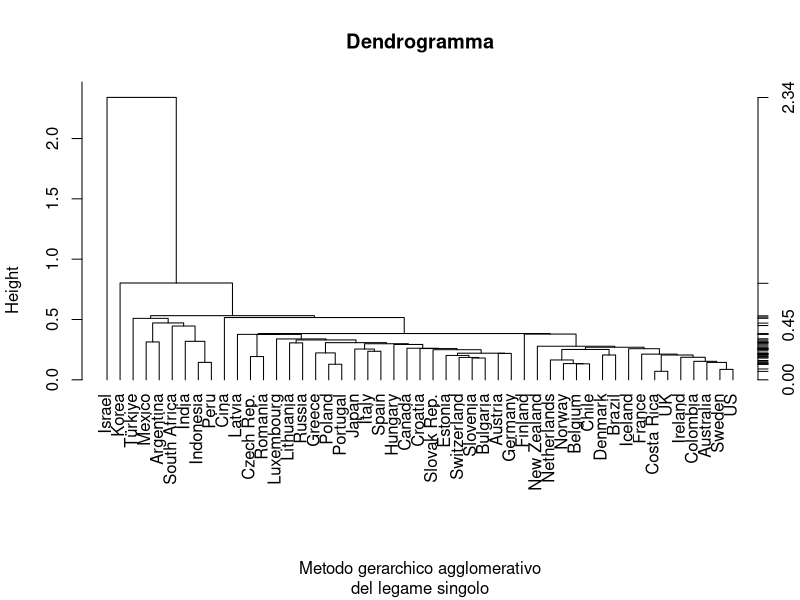
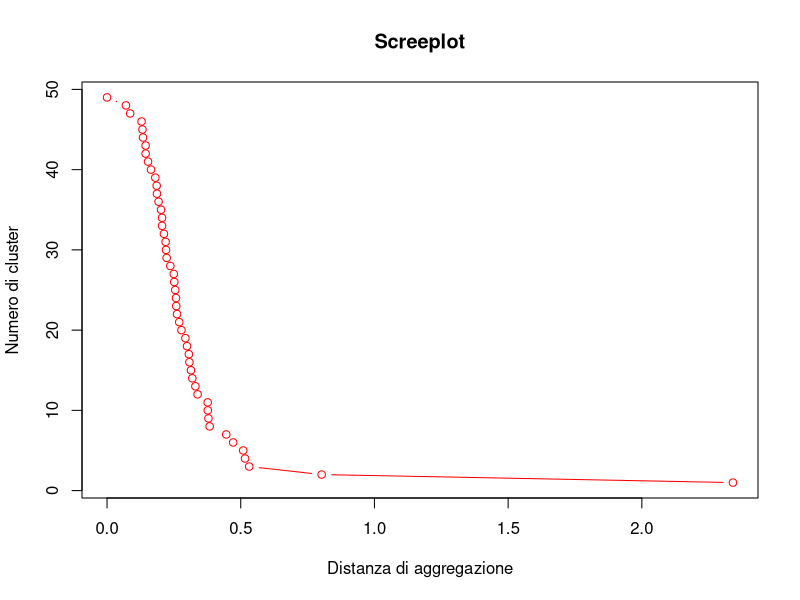
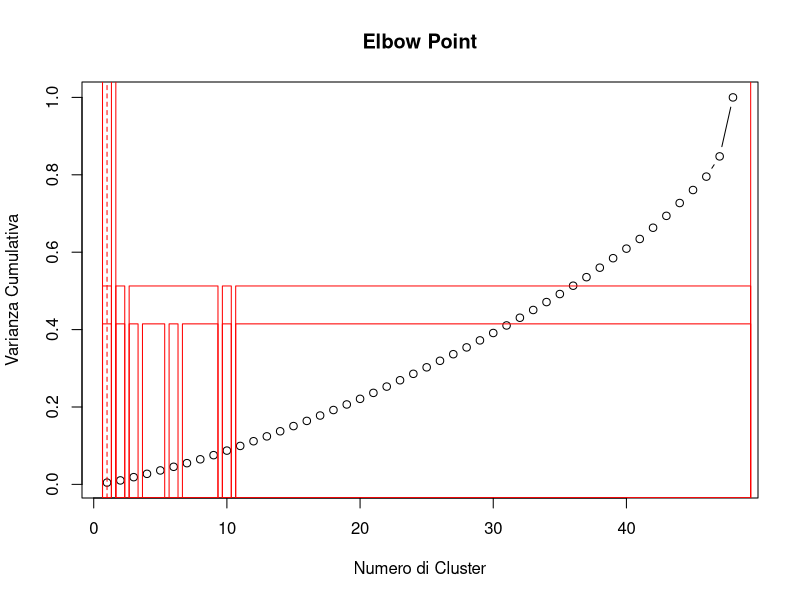
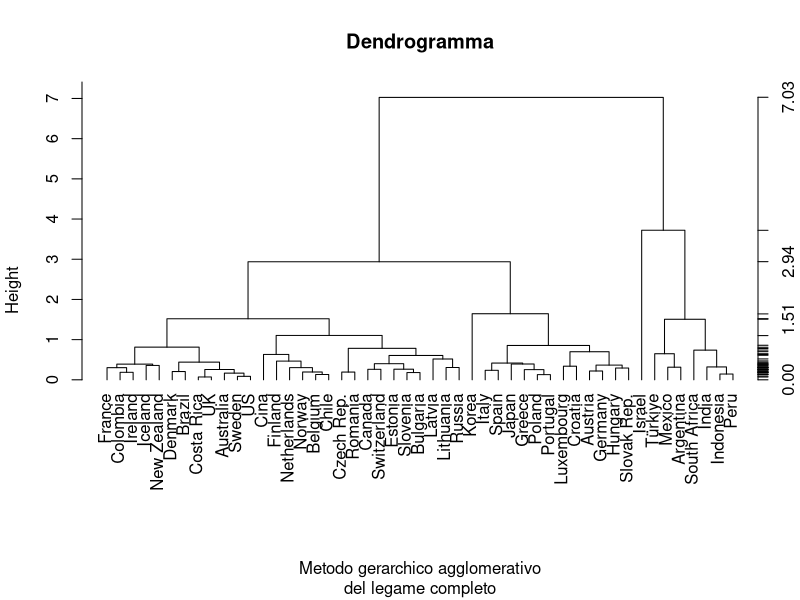
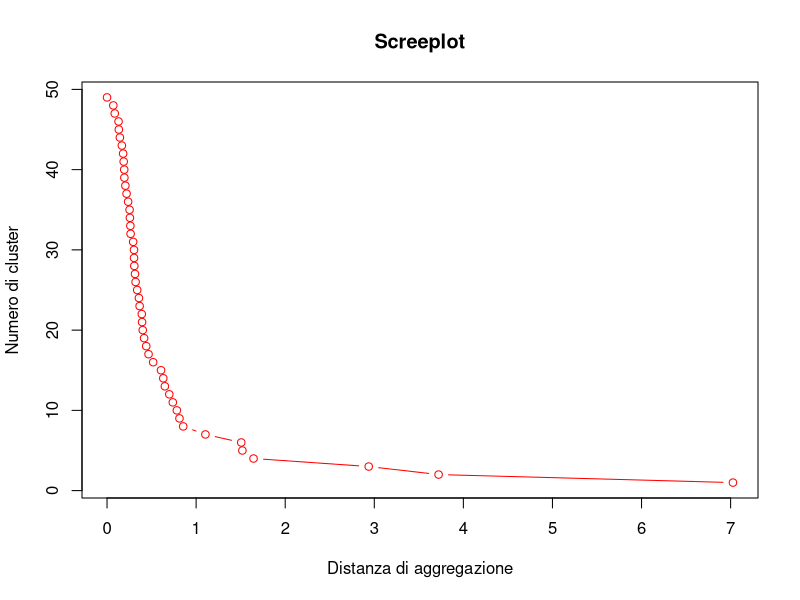
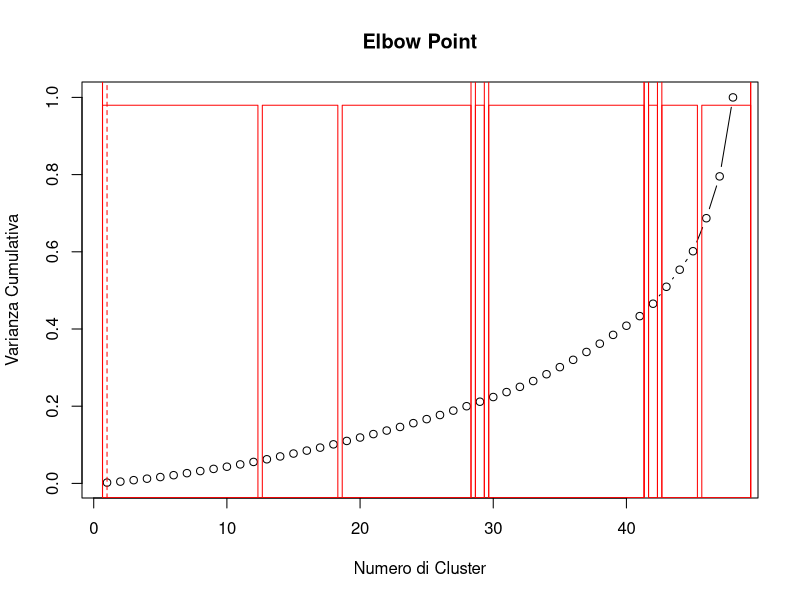
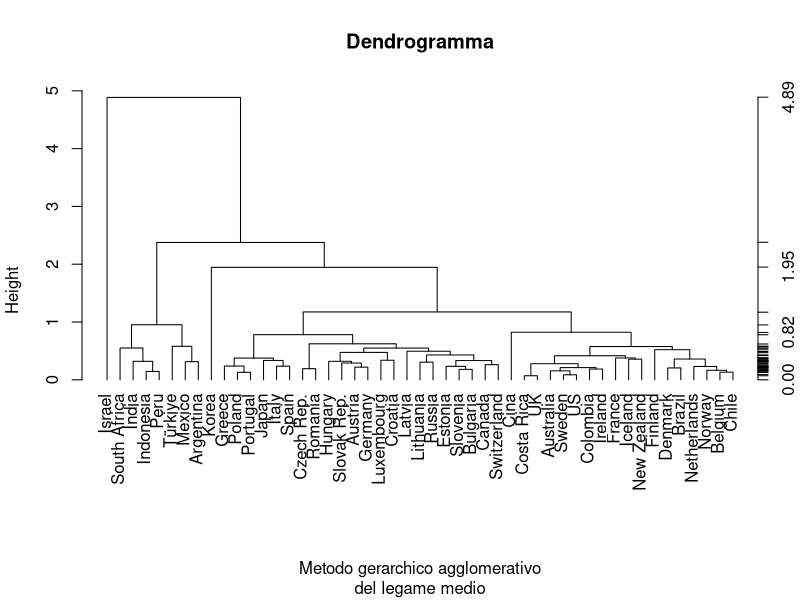
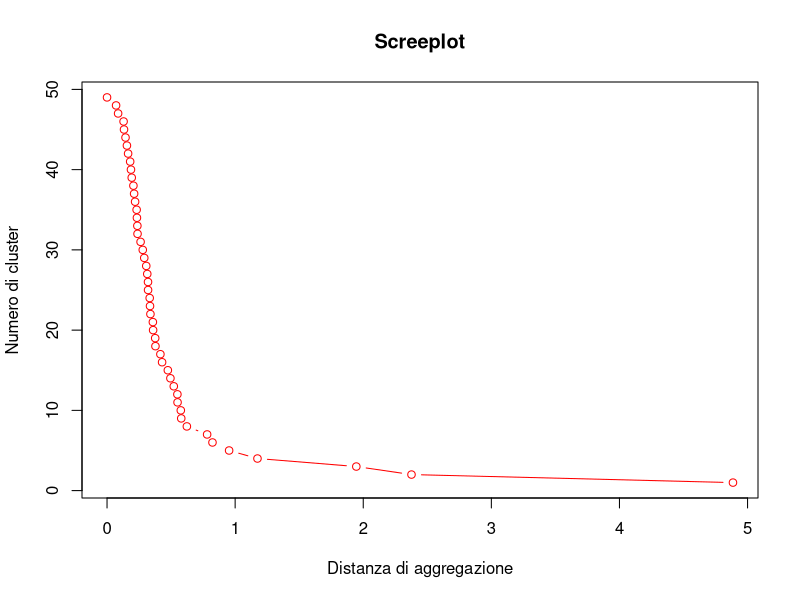

Generate these figures, in order, with R:
#CLUSTERING

#________________________________________________________________________
#                       OPERAZIONI PRELIMINARI
#________________________________________________________________________

library(readxl)
library(writexl)

#Si legge il set di dati
data <- read_excel("dataset_puliti/fertilita_arrotondato.xlsx")

#Si visualizzano i dati
View(data)

#Vengono salvati i nomi dei Paesi in modo da poterli utilizzare nel dendrogramma
nomi_paesi <- c("Australia", "Austria", "Belgium", "Canada", "Chile",
                     "Colombia", "Costa Rica", "Czech Rep.", 
                     "Denmark", "Estonia", "Finland", "France", "Germany",
                     "Greece", "Hungary", "Iceland", "Ireland", "Israel",
                     "Italy", "Japan", "Korea", "Latvia", "Lithuania",
                     "Luxembourg", "Mexico", "Netherlands", "New Zealand",
                     "Norway", "Poland", "Portugal", "Slovak Rep.",
                     "Slovenia", "Spain", "Sweden", "Switzerland", 
                     "Türkiye", "UK", "US", "Argentina", "Brazil",
                     "Bulgaria", "Cina", "Croatia", "India", "Indonesia",
                     "Peru", "Romania", "Russia", "South Africa")


#________________________________________________________________________
#                         MATRICE DELLE DISTANZE
#________________________________________________________________________

#Si costruisce la matrice delle distanze con distanza euclidea
distanceMatrix <- dist(data, method = "euclidean", diag = FALSE, upper = FALSE)
distanceMatrix

#Si converte la matrice in un dataframe per poterla salvare in Excel
distance_df <- as.data.frame(as.matrix(distanceMatrix))

#Si salva la matrice delle distanze in un file Excel
write_xlsx(distance_df, "matrice_distanze_fertilita.xlsx")

#Si calcola quante sono le istanze totali
length(distanceMatrix)


#________________________________________________________________________
#                   MATRICE DI NON OMOGENEITA' TOTALE
#________________________________________________________________________

#Matrice delle varianze e covarianze campionarie tra le caratteristiche
WI <- cov(data[,-1])

#Si memorizza il numero di righe
n <- nrow(data[, -1])
#Si calcola la matrice di non omogeneità statistica e viene stampata
HI <- (n-1)*WI
HI

#Si calcola la misura di non omogeneità statistica (la traccia)
#In questo modo, si verifica quanto i dati sono omogenei
trHI <- sum(diag(HI))
trHI


#________________________________________________________________________
#                             METODI GERARCHICI
#________________________________________________________________________

#________________________________________________________________________
#                       METODO DEL LEGAME SINGOLO
#________________________________________________________________________

#Si effettua il clustering sulla base della matrice delle distanze
#Il metodo scelto è quello del legame singolo
hls <- hclust(distanceMatrix, method = "single")
#Si estraggono le altezze di unione degli individui
hls$height
#Si visualizza la struttura dell'oggetto hls
str(hls)

#Si costruisce il dendrogramma 
plot(hls, hang = -1, xlab = "Metodo gerarchico agglomerativo",
     sub="del legame singolo", labels = nomi_paesi, main = "Dendrogramma")
axis(side = 4, at = round(c(0, hls$height), 2))

#________________________________________________________________________

#VERIFICA DEL NUMERO DI CLUSTER IDEALE
#Si costruisce lo screeplot
plot(c(0, hls$height), seq(49,1), type = "b", main = "Screeplot", 
     xlab = "Distanza di aggregazione", ylab = "Numero di cluster",
     col = "red")

#Si osservano le altezze a cui sono avvenute le varie agglomerazioni
c(0, hls$height)

#Si verifica anche con l'elbow point
#Viene calcolata la varianza cumulativa
cumulative_variance <- cumsum(hls$height) / sum(hls$height)

#Si trova il punto di gomito
elbow_point <- which(diff(cumulative_variance) < 0.05)[1]

#Si osserva lo screeplot
plot(1:length(hls$height), cumulative_variance, type = "b",
     main = "Elbow Point",
     xlab = "Numero di Cluster", ylab = "Varianza Cumulativa")

#Si aggiunge una linea per evidenziare il punto di gomito
abline(v = elbow_point, col = "red", lty = 2)

#Viene stampato il numero consigliato di cluster
cat("Numero consigliato di cluster:", elbow_point, "\n")

#________________________________________________________________________

#Si calcolano le misure di non omogeneità statistica tra i cluster
#Si effettua il taglio del dendrogramma in modo che siano 2 gruppi
taglio <- cutree (hls , k =2, h = NULL)
#Si osserva quanti individui ci sono in ciascun cluster
num <- table (taglio)

#Si crea una lista contenente le etichette dei cluster
tagliolist <- list(taglio)

#Si calcola la varianza campionaria delle colonne dei dati
#in base alle etichette dei cluster
agvar <- aggregate(data[, -1], tagliolist, var)[, -1]

#Si calcola la traccia del primo gruppo
trH1 <-(num [[1]] -1) * sum(agvar [1, ])
if(is.na(trH1))
  trH1 <- 0

#Si calcola la traccia del secondo gruppo
trH2 <-(num [[2]] -1) *sum(agvar [2, ])
if(is.na(trH2))
  trH2 <- 0

#Within
sum <- trH1 + trH2
sum

#Between
trB <- trHI - sum
trB/trHI

#Si evidenziano le partizioni con 2 cluster nel dendrogramma
rect.hclust(hls, k = 2, border = "red")

#________________________________________________________________________

#Si verifica con 5 cluster se le misure migliorano
#Si effettua il taglio del dendrogramma in modo che siano 5 gruppi
taglio <- cutree (hls , k =5, h = NULL)
#Si osserva quanti individui ci sono in ciascun cluster
num <- table (taglio)

#Si crea una lista contenente le etichette dei cluster
tagliolist <- list(taglio)

#Si calcola la varianza campionaria delle colonne dei dati
#in base alle etichette dei cluster
agvar <- aggregate(data[, -1], tagliolist, var)[, -1]

##Si calcola la traccia del primo gruppo
trH1 <-(num [[1]] -1) * sum(agvar [1, ])
if(is.na(trH1))
  trH1 <- 0

##Si calcola la traccia del secondo gruppo
trH2 <-(num [[2]] -1) *sum(agvar [2, ])
if(is.na(trH2))
  trH2 <- 0

##Si calcola la traccia del terzo gruppo
trH3 <-(num [[3]] -1) *sum(agvar [3, ])
if(is.na(trH3))
  trH3 <- 0

##Si calcola la traccia del quarto gruppo
trH4 <-(num [[4]] -1) *sum(agvar [4, ])
if(is.na(trH4))
  trH4 <- 0

##Si calcola la traccia del quinto gruppo
trH5 <-(num [[5]] -1) *sum(agvar [5, ])
if(is.na(trH5))
  trH5 <- 0

#Within
sum <- trH1 + trH2 + trH3 + trH4 + trH5
sum

#Between
trB <- trHI - sum
trB/trHI

#Si evidenziano le partizioni con 5 cluster nel dendrogramma
rect.hclust(hls, k = 5, border = "red")

#________________________________________________________________________

#Si verifica con 8 cluster se le misure migliorano
#Si crea una lista contenente le etichette dei cluster
taglio <- cutree (hls , k =8, h = NULL)
#Si osserva quanti individui ci sono in ciascun cluster
num <- table (taglio)

#Si crea una lista contenente le etichette dei cluster
tagliolist <- list(taglio)

#Si calcola la varianza campionaria delle colonne dei dati
#in base alle etichette dei cluster
agvar <- aggregate(data[, -1], tagliolist, var)[, -1]

#Si calcola la traccia del primo gruppo
trH1 <-(num [[1]] -1) * sum(agvar [1, ])
if(is.na(trH1))
  trH1 <- 0

##Si calcola la traccia del secondo gruppo
trH2 <-(num [[2]] -1) *sum(agvar [2, ])
if(is.na(trH2))
  trH2 <- 0

#Si calcola la traccia del terzo gruppo
trH3 <-(num [[3]] -1) *sum(agvar [3, ])
if(is.na(trH3))
  trH3 <- 0

#Si calcola la traccia del quarto gruppo
trH4 <-(num [[4]] -1) * sum(agvar [4, ])
if(is.na(trH4))
  trH4 <- 0

#Si calcola la traccia del quinto gruppo
trH5 <-(num [[5]] -1) *sum(agvar [5, ])
if(is.na(trH5))
  trH5 <- 0

#Si calcola la traccia del sesto gruppo
trH6 <-(num [[6]] -1) *sum(agvar [6, ])
if(is.na(trH6))
  trH6 <- 0

#Si calcola la traccia del settimo gruppo
trH7 <-(num [[7]] -1) *sum(agvar [7, ])
if(is.na(trH7))
  trH7 <- 0

#Si calcola la traccia dell'ottavo gruppo
trH8 <-(num [[8]] -1) *sum(agvar [8, ])
if(is.na(trH8))
  trH8 <- 0

#Within
sum <- trH1 + trH2 + trH3 + trH4 + trH5 + trH6 + trH7 + trH8
sum

#Between
trB <- trHI - sum
trB/trHI

#Si evidenziano gli 8 cluster nel dendrogramma
rect.hclust(hls, k = 8, border = "red")


#________________________________________________________________________
#                       METODO DEL LEGAME COMPLETO
#________________________________________________________________________

#Si effettua il clustering sulla base della matrice delle distanze
#Il metodo scelto è quello del legame completo
hls <- hclust(distanceMatrix, method = "complete")
#Si estraggono le altezze di unione degli individui
hls$height
#Si visualizza la struttura dell'oggetto hls
str(hls)

#Si costruisce il dendrogramma 
plot(hls, hang = -1, xlab = "Metodo gerarchico agglomerativo",
     sub="del legame completo", labels = nomi_paesi, main = "Dendrogramma")
axis(side = 4, at = round(c(0, hls$height), 2))

#________________________________________________________________________

#VERIFICA DEL NUMERO IDEALE DI CLUSTER
#Si costruisce lo screeplot
plot(c(0, hls$height), seq(49,1), type = "b", main = "Screeplot", 
     xlab = "Distanza di aggregazione", ylab = "Numero di cluster",
     col = "red")

#Si osservano le altezze a cui sono avvenute le varie agglomerazioni
c(0, hls$height)

#Si verifica anche con l'elbow point
#Si calcola la varianza cumulativa
cumulative_variance <- cumsum(hls$height) / sum(hls$height)

#Si trova il punto di gomito
elbow_point <- which(diff(cumulative_variance) < 0.05)[1]

#Si osserva lo screeplot
plot(1:length(hls$height), cumulative_variance, type = "b",
     main = "Elbow Point",
     xlab = "Numero di Cluster", ylab = "Varianza Cumulativa")

#Si aggiunge una linea per evidenziare il punto di gomito
abline(v = elbow_point, col = "red", lty = 2)

#Viene stampato il numero consigliato di cluster
cat("Numero consigliato di cluster:", elbow_point, "\n")

#________________________________________________________________________

#Si calcolano le misure di non omogeneità statistica tra i cluster
#Si effettua il taglio del dendrogramma in modo che siano 2 gruppi
taglio <- cutree (hls , k =2, h = NULL)
#Si osserva quanti individui ci sono in ciascun cluster
num <- table (taglio)

#Si crea una lista contenente le etichette dei cluster
tagliolist <- list(taglio)

#Si calcola la varianza campionaria delle colonne dei dati
#in base alle etichette dei cluster
agvar <- aggregate(data[, -1], tagliolist, var)[, -1]

#Si calcola la traccia del primo gruppo
trH1 <-(num [[1]] -1) * sum(agvar [1, ])
if(is.na(trH1))
  trH1 <- 0

#Si calcola la traccia del secondo gruppo
trH2 <-(num [[2]] -1) *sum(agvar [2, ])
if(is.na(trH2))
  trH2 <- 0

#Within
sum <- trH1 + trH2
sum

#Between
trB <- trHI - sum
trB/trHI

#Si evidenziano le partizioni con 2 cluster nel dendrogramma
rect.hclust(hls, k = 2, border = "red")

#________________________________________________________________________

#Si verifica con 5 cluster se le misure migliorano
#Si effettua il taglio del dendrogramma in modo che siano 5 gruppi
taglio <- cutree (hls , k =5, h = NULL)
#Si osserva quanti individui ci sono in ciascun cluster
num <- table (taglio)

#Si crea una lista contenente le etichette dei cluster
tagliolist <- list(taglio)

#Si calcola la varianza campionaria delle colonne dei dati
#in base alle etichette dei cluster
agvar <- aggregate(data[, -1], tagliolist, var)[, -1]

#Si calcola la traccia del primo gruppo
trH1 <-(num [[1]] -1) * sum(agvar [1, ])
if(is.na(trH1))
  trH1 <- 0

#Si calcola la traccia del secondo gruppo
trH2 <-(num [[2]] -1) *sum(agvar [2, ])
if(is.na(trH2))
  trH2 <- 0

#Si calcola la traccia del terzo gruppo
trH3 <-(num [[3]] -1) *sum(agvar [3, ])
if(is.na(trH3))
  trH3 <- 0

#Si calcola la traccia del quarto gruppo
trH4 <-(num [[4]] -1) *sum(agvar [4, ])
if(is.na(trH4))
  trH4 <- 0

#Si calcola la traccia del quinto gruppo
trH5 <-(num [[5]] -1) *sum(agvar [5, ])
if(is.na(trH5))
  trH5 <- 0

#Within
sum <- trH1 + trH2 + trH3 + trH4 + trH5
sum

#Between
trB <- trHI - sum
trB/trHI

#Si evidenziano le partizioni con 5 cluster nel dendrogramma
rect.hclust(hls, k = 5, border = "red")

#________________________________________________________________________

#Si verifica con 8 cluster se le misure migliorano
#Si effettua il taglio del dendrogramma in modo che siano 5 gruppi
taglio <- cutree (hls , k =8, h = NULL)
#Si osserva quanti individui ci sono in ciascun cluster
num <- table (taglio)

#Si crea una lista contenente le etichette dei cluster
tagliolist <- list(taglio)

#Si calcola la varianza campionaria delle colonne dei dati
#in base alle etichette dei cluster
agvar <- aggregate(data[, -1], tagliolist, var)[, -1]

#Si calcola la traccia del primo gruppo
trH1 <-(num [[1]] -1) * sum(agvar [1, ])
if(is.na(trH1))
  trH1 <- 0

#Si calcola la traccia del secondo gruppo
trH2 <-(num [[2]] -1) *sum(agvar [2, ])
if(is.na(trH2))
  trH2 <- 0

#Si calcola la traccia del terzo gruppo
trH3 <-(num [[3]] -1) *sum(agvar [3, ])
if(is.na(trH3))
  trH3 <- 0

#Si calcola la traccia del quarto gruppo
trH4 <-(num [[4]] -1) * sum(agvar [4, ])
if(is.na(trH4))
  trH4 <- 0

#Si calcola la traccia del quinto gruppo
trH5 <-(num [[5]] -1) *sum(agvar [5, ])
if(is.na(trH5))
  trH5 <- 0

#Si calcola la traccia del sesto gruppo
trH6 <-(num [[6]] -1) *sum(agvar [6, ])
if(is.na(trH6))
  trH6 <- 0

#Si calcola la traccia del settimo gruppo
trH7 <-(num [[7]] -1) *sum(agvar [7, ])
if(is.na(trH7))
  trH7 <- 0

#Si calcola la traccia dell'ottavo gruppo
trH8 <-(num [[8]] -1) *sum(agvar [8, ])
if(is.na(trH8))
  trH8 <- 0

#Within
sum <- trH1 + trH2 + trH3 + trH4 + trH5 + trH6 + trH7 + trH8
sum

#Between
trB <- trHI - sum
trB/trHI

#Si evidenziano gli 8 cluster nel dendrogramma
rect.hclust(hls, k = 8, border = "red")


#________________________________________________________________________
#                       METODO DEL LEGAME MEDIO
#________________________________________________________________________

#Si effettua il clustering sulla base della matrice delle distanze
#Il metodo scelto è quello del legame medio
hls <- hclust(distanceMatrix, method = "average")
#Si estraggono le altezze di unione degli individui
hls$height
#Si visualizza la struttura dell'oggetto hls
str(hls)

#Si costruisce il dendrogramma 
plot(hls, hang = -1, xlab = "Metodo gerarchico agglomerativo",
     sub="del legame medio", labels = nomi_paesi, main = "Dendrogramma")
axis(side = 4, at = round(c(0, hls$height), 2))

#________________________________________________________________________

#VERIFICA DEL NUMERO DI CLUSTER IDEALE
#Si costruisce lo screeplot
plot(c(0, hls$height), seq(49,1), type = "b", main = "Screeplot", 
     xlab = "Distanza di aggregazione", ylab = "Numero di cluster",
     col = "red")

#Si osservano le altezze a cui sono avvenute le varie agglomerazioni
c(0, hls$height)

#Si verifica anche con l'elbow point
#Viene calcolata la varianza cumulativa
cumulative_variance <- cumsum(hls$height) / sum(hls$height)

#Si trova il punto di gomito
elbow_point <- which(diff(cumulative_variance) < 0.05)[1]

#Si osserva lo screeplot
plot(1:length(hls$height), cumulative_variance, type = "b",
     main = "Elbow Point",
     xlab = "Numero di Cluster", ylab = "Varianza Cumulativa")

#Si aggiunge una linea per evidenziare il punto di gomito
abline(v = elbow_point, col = "red", lty = 2)

#Viene stampato il numero consigliato di cluster
cat("Numero consigliato di cluster:", elbow_point, "\n")

#________________________________________________________________________

#Si calcola la misura di non omogeneità statistica tra i cluster
#Si effettua il taglio del dendrogramma in modo che siano 2 gruppi
taglio <- cutree (hls , k =2, h = NULL)
#Si osserva quanti individui ci sono in ciascun cluster
num <- table (taglio)

#Si crea una lista contenente le etichette dei cluster
tagliolist <- list(taglio)

#Si calcola la varianza campionaria delle colonne dei dati
#in base alle etichette dei cluster
agvar <- aggregate(data[, -1], tagliolist, var)[, -1]

#Si calcola la traccia del primo gruppo
trH1 <-(num [[1]] -1) * sum(agvar [1, ])
if(is.na(trH1))
  trH1 <- 0

#Si calcola la traccia del secondo gruppo
trH2 <-(num [[2]] -1) *sum(agvar [2, ])
if(is.na(trH2))
  trH2 <- 0

#Within
sum <- trH1 + trH2
sum

#Between
trB <- trHI - sum
trB/trHI

#Si evidenziano le partizioni con 2 cluster nel dendrogramma
rect.hclust(hls, k = 2, border = "red")

#________________________________________________________________________

#Si verifica con 5 cluster se le misure migliorano
#Si effettua il taglio del dendrogramma in modo che siano 5 gruppi
taglio <- cutree (hls , k =5, h = NULL)
#Si osserva quanti individui ci sono in ciascun cluster
num <- table (taglio)

#Si crea una lista contenente le etichette dei cluster
tagliolist <- list(taglio)

#Si calcola la varianza campionaria delle colonne dei dati
#in base alle etichette dei cluster
agvar <- aggregate(data[, -1], tagliolist, var)[, -1]

#Si calcola la traccia del primo gruppo
trH1 <-(num [[1]] -1) * sum(agvar [1, ])
if(is.na(trH1))
  trH1 <- 0

#Si calcola la traccia del secondo gruppo
trH2 <-(num [[2]] -1) *sum(agvar [2, ])
if(is.na(trH2))
  trH2 <- 0

#Si calcola la traccia del terzo gruppo
trH3 <-(num [[3]] -1) *sum(agvar [3, ])
if(is.na(trH3))
  trH3 <- 0

#Si calcola la traccia del quarto gruppo
trH4 <-(num [[4]] -1) *sum(agvar [4, ])
if(is.na(trH4))
  trH4 <- 0

#Si calcola la traccia del quinto gruppo
trH5 <-(num [[5]] -1) *sum(agvar [5, ])
if(is.na(trH5))
  trH5 <- 0

#Within
sum <- trH1 + trH2 + trH3 + trH4 + trH5
sum

#Between
trB <- trHI - sum
trB/trHI

#Si evidenziano le partizioni con 5 cluster nel dendrogramma
rect.hclust(hls, k = 5, border = "red")

#________________________________________________________________________

#Si verifica con 8 cluster se le misure migliorano
#Si effettua il taglio del dendrogramma in modo che siano 5 gruppi
taglio <- cutree (hls , k =8, h = NULL)
#Si osserva quanti individui ci sono in ciascun cluster
num <- table (taglio)

#Si crea una lista contenente le etichette dei cluster
tagliolist <- list(taglio)

#Si calcola la varianza campionaria delle colonne dei dati
#in base alle etichette dei cluster
agvar <- aggregate(data[, -1], tagliolist, var)[, -1]

#Si calcola la traccia del primo gruppo
trH1 <-(num [[1]] -1) * sum(agvar [1, ])
if(is.na(trH1))
  trH1 <- 0

#Si calcola la traccia del secondo gruppo
trH2 <-(num [[2]] -1) *sum(agvar [2, ])
if(is.na(trH2))
  trH2 <- 0

#Si calcola la traccia del terzo gruppo
trH3 <-(num [[3]] -1) *sum(agvar [3, ])
if(is.na(trH3))
  trH3 <- 0

#Si calcola la traccia del quarto gruppo
trH4 <-(num [[4]] -1) * sum(agvar [4, ])
if(is.na(trH4))
  trH4 <- 0

#Si calcola la traccia del quinto gruppo
trH5 <-(num [[5]] -1) *sum(agvar [5, ])
if(is.na(trH5))
  trH5 <- 0

#Si calcola la traccia del sesto gruppo
trH6 <-(num [[6]] -1) *sum(agvar [6, ])
if(is.na(trH6))
  trH6 <- 0

#Si calcola la traccia del settimo gruppo
trH7 <-(num [[7]] -1) *sum(agvar [7, ])
if(is.na(trH7))
  trH7 <- 0

#Si calcola la traccia dell'ottavo gruppo
trH8 <-(num [[8]] -1) *sum(agvar [8, ])
if(is.na(trH8))
  trH8 <- 0

#Within
sum <- trH1 + trH2 + trH3 + trH4 + trH5 + trH6 + trH7 + trH8
sum

#Between
trB <- trHI - sum
trB/trHI

#Si evidenziano gli 8 cluster nel dendrogramma
rect.hclust(hls, k = 8, border = "red")


#________________________________________________________________________
#                           METODO DEL CENTROIDE
#________________________________________________________________________

#Effettuo il clustering sulla base dei quadrati della matrice delle distanze
d2 <- distanceMatrix^2
#Il metodo scelto è quello del centroide
hls <- hclust(d2, method = "centroid")
#Si estraggono le altezze di unione degli individui
hls$height
#Si visualizza la struttura dell'oggetto hls
str(hls)

#Si costruisce il dendrogramma 
plot(hls, hang = -1, xlab = "Metodo gerarchico agglomerativo",
     sub="del centroide", labels = nomi_paesi, main = "Dendrogramma")
axis(side = 4, at = round(c(0, hls$height), 2))

#________________________________________________________________________

#Si calcola la misura di non omogeneità statistica tra i cluster
#Si effettua il taglio del dendrogramma in modo che siano 2 gruppi
taglio <- cutree (hls , k =2, h = NULL)
#Si osserva quanti individui ci sono in ciascun cluster
num <- table (taglio)

#Si crea una lista contenente le etichette dei cluster
tagliolist <- list(taglio)

#Si calcola la varianza campionaria delle colonne dei dati
#in base alle etichette dei cluster
agvar <- aggregate(data[, -1], tagliolist, var)[, -1]

#Si calcola la traccia del primo gruppo
trH1 <-(num [[1]] -1) * sum(agvar [1, ])
if(is.na(trH1))
  trH1 <- 0

#Si calcola la traccia del secondo gruppo
trH2 <-(num [[2]] -1) *sum(agvar [2, ])
if(is.na(trH2))
  trH2 <- 0

#Within
sum <- trH1 + trH2
sum

#Between
trB <- trHI - sum
trB/trHI

#Si evidenziano le partizioni con 2 cluster nel dendrogramma
rect.hclust(hls, k = 2, border = "red")

#________________________________________________________________________

#Si verifica con 5 cluster se le misure migliorano
#Si effettua il taglio del dendrogramma in modo che siano 5 gruppi
taglio <- cutree (hls , k =5, h = NULL)
#Si osserva quanti individui ci sono in ciascun cluster
num <- table (taglio)

#Si crea una lista contenente le etichette dei cluster
tagliolist <- list(taglio)

#Si calcola la varianza campionaria delle colonne dei dati
#in base alle etichette dei cluster
agvar <- aggregate(data[, -1], tagliolist, var)[, -1]

#Si calcola la traccia del primo gruppo
trH1 <-(num [[1]] -1) * sum(agvar [1, ])
if(is.na(trH1))
  trH1 <- 0

#Si calcola la traccia del secondo gruppo
trH2 <-(num [[2]] -1) *sum(agvar [2, ])
if(is.na(trH2))
  trH2 <- 0

#Si calcola la traccia del terzo gruppo
trH3 <-(num [[3]] -1) *sum(agvar [3, ])
if(is.na(trH3))
  trH3 <- 0

#Si calcola la traccia del quarto gruppo
trH4 <-(num [[4]] -1) *sum(agvar [4, ])
if(is.na(trH4))
  trH4 <- 0

#Si calcola la traccia del quinto gruppo
trH5 <-(num [[5]] -1) *sum(agvar [5, ])
if(is.na(trH5))
  trH5 <- 0

#Within
sum <- trH1 + trH2 + trH3 + trH4 + trH5
sum

#Between
trB <- trHI - sum
trB/trHI

#Si evidenziano le partizioni con 5 cluster nel dendrogramma
rect.hclust(hls, k = 5, border = "red")

#________________________________________________________________________

#Si verifica con 8 cluster se le misure migliorano
#Si effettua il taglio del dendrogramma in modo che siano 5 gruppi
taglio <- cutree (hls , k =8, h = NULL)
#Si osserva quanti individui ci sono in ciascun cluster
num <- table (taglio)

#Si crea una lista contenente le etichette dei cluster
tagliolist <- list(taglio)

#Si calcola la varianza campionaria delle colonne dei dati
#in base alle etichette dei cluster
agvar <- aggregate(data[, -1], tagliolist, var)[, -1]

#Si calcola la traccia del primo gruppo
trH1 <-(num [[1]] -1) * sum(agvar [1, ])
if(is.na(trH1))
  trH1 <- 0

#Si calcola la traccia del secondo gruppo
trH2 <-(num [[2]] -1) *sum(agvar [2, ])
if(is.na(trH2))
  trH2 <- 0

#Si calcola la traccia del terzo gruppo
trH3 <-(num [[3]] -1) *sum(agvar [3, ])
if(is.na(trH3))
  trH3 <- 0

#Si calcola la traccia del quarto gruppo
trH4 <-(num [[4]] -1) * sum(agvar [4, ])
if(is.na(trH4))
  trH4 <- 0

#Si calcola la traccia del quinto gruppo
trH5 <-(num [[5]] -1) *sum(agvar [5, ])
if(is.na(trH5))
  trH5 <- 0

#Si calcola la traccia del sesto gruppo
trH6 <-(num [[6]] -1) *sum(agvar [6, ])
if(is.na(trH6))
  trH6 <- 0

#Si calcola la traccia del settimo gruppo
trH7 <-(num [[7]] -1) *sum(agvar [7, ])
if(is.na(trH7))
  trH7 <- 0

#Si calcola la traccia dell'ottavo gruppo
trH8 <-(num [[8]] -1) *sum(agvar [8, ])
if(is.na(trH8))
  trH8 <- 0

#Within
sum <- trH1 + trH2 + trH3 + trH4 + trH5 + trH6 + trH7 + trH8
sum

#Between
trB <- trHI - sum
trB/trHI

#Si evidenziano gli 8 cluster nel dendrogramma
rect.hclust(hls, k = 8, border = "red")


#________________________________________________________________________
#                           METODO DELLA MEDIANA
#________________________________________________________________________

#Effettuo il clustering sulla base dei quadrati della matrice delle distanze
#Il metodo scelto è quello della mediana
hls <- hclust(d2, method = "median")
#Si estraggono le altezze di unione degli individui
hls$height
#Si visualizza la struttura dell'oggetto hls
str(hls)

#Si costruisce il dendrogramma 
plot(hls, hang = -1, xlab = "Metodo gerarchico agglomerativo",
     sub="della mediana", labels = nomi_paesi, main = "Dendrogramma")
axis(side = 4, at = round(c(0, hls$height), 2))

#________________________________________________________________________

#Si calcola la misura di non omogeneità statistica tra i cluster
#Si effettua il taglio del dendrogramma in modo che siano 2 gruppi
taglio <- cutree (hls , k =2, h = NULL)
#Si osserva quanti individui ci sono in ciascun cluster
num <- table (taglio)

#Si crea una lista contenente le etichette dei cluster
tagliolist <- list(taglio)

#Si calcola la varianza campionaria delle colonne dei dati
#in base alle etichette dei cluster
agvar <- aggregate(data[, -1], tagliolist, var)[, -1]

#Si calcola la traccia del primo gruppo
trH1 <-(num [[1]] -1) * sum(agvar [1, ])
if(is.na(trH1))
  trH1 <- 0

#Si calcola la traccia del secondo gruppo
trH2 <-(num [[2]] -1) *sum(agvar [2, ])
if(is.na(trH2))
  trH2 <- 0

#Within
sum <- trH1 + trH2
sum

#Between
trB <- trHI - sum
trB/trHI

#Si evidenziano le partizioni con 2 cluster nel dendrogramma
rect.hclust(hls, k = 2, border = "red")

#________________________________________________________________________

#Si verifica con 5 cluster se le misure migliorano
#Si effettua il taglio del dendrogramma in modo che siano 5 gruppi
taglio <- cutree (hls , k =5, h = NULL)
#Si osserva quanti individui ci sono in ciascun cluster
num <- table (taglio)

#Si crea una lista contenente le etichette dei cluster
tagliolist <- list(taglio)

#Si calcola la varianza campionaria delle colonne dei dati
#in base alle etichette dei cluster
agvar <- aggregate(data[, -1], tagliolist, var)[, -1]

#Si calcola la traccia del primo gruppo
trH1 <-(num [[1]] -1) * sum(agvar [1, ])
if(is.na(trH1))
  trH1 <- 0

#Si calcola la traccia del secondo gruppo
trH2 <-(num [[2]] -1) *sum(agvar [2, ])
if(is.na(trH2))
  trH2 <- 0

#Si calcola la traccia del terzo gruppo
trH3 <-(num [[3]] -1) *sum(agvar [3, ])
if(is.na(trH3))
  trH3 <- 0

#Si calcola la traccia del quarto gruppo
trH4 <-(num [[4]] -1) *sum(agvar [4, ])
if(is.na(trH4))
  trH4 <- 0

#Si calcola la traccia del quinto gruppo
trH5 <-(num [[5]] -1) *sum(agvar [5, ])
if(is.na(trH5))
  trH5 <- 0

#Within
sum <- trH1 + trH2 + trH3 + trH4 + trH5
sum

#Between
trB <- trHI - sum
trB/trHI

#Si evidenziano le partizioni con 5 cluster nel dendrogramma
rect.hclust(hls, k = 5, border = "red")

#________________________________________________________________________

#Si verifica con 8 cluster se le misure migliorano
#Si effettua il taglio del dendrogramma in modo che siano 5 gruppi
taglio <- cutree (hls , k =8, h = NULL)
#Si osserva quanti individui ci sono in ciascun cluster
num <- table (taglio)

#Si crea una lista contenente le etichette dei cluster
tagliolist <- list(taglio)

#Si calcola la varianza campionaria delle colonne dei dati
#in base alle etichette dei cluster
agvar <- aggregate(data[, -1], tagliolist, var)[, -1]

#Si calcola la traccia del primo gruppo
trH1 <-(num [[1]] -1) * sum(agvar [1, ])
if(is.na(trH1))
  trH1 <- 0

#Si calcola la traccia del secondo gruppo
trH2 <-(num [[2]] -1) *sum(agvar [2, ])
if(is.na(trH2))
  trH2 <- 0

#Si calcola la traccia del terzo gruppo
trH3 <-(num [[3]] -1) *sum(agvar [3, ])
if(is.na(trH3))
  trH3 <- 0

#Si calcola la traccia del quarto gruppo
trH4 <-(num [[4]] -1) * sum(agvar [4, ])
if(is.na(trH4))
  trH4 <- 0

#Si calcola la traccia del quinto gruppo
trH5 <-(num [[5]] -1) *sum(agvar [5, ])
if(is.na(trH5))
  trH5 <- 0

#Si calcola la traccia del sesto gruppo
trH6 <-(num [[6]] -1) *sum(agvar [6, ])
if(is.na(trH6))
  trH6 <- 0

#Si calcola la traccia del settimo gruppo
trH7 <-(num [[7]] -1) *sum(agvar [7, ])
if(is.na(trH7))
  trH7 <- 0

#Si calcola la traccia dell'ottavo gruppo
trH8 <-(num [[8]] -1) *sum(agvar [8, ])
if(is.na(trH8))
  trH8 <- 0

#Within
sum <- trH1 + trH2 + trH3 + trH4 + trH5 + trH6 + trH7 + trH8
sum

#Between
trB <- trHI - sum
trB/trHI

#Si evidenziano gli 8 cluster nel dendrogramma
rect.hclust(hls, k = 8, border = "red")


#________________________________________________________________________
#                           METODI NON GERARCHICI
#________________________________________________________________________

#________________________________________________________________________
#                                   K-MEANS
#________________________________________________________________________

#Si applica l'algoritmo k-means
km <- kmeans (data[, -1], centers = 8 , iter.max = 20, nstart = 10)

#Si osservano informazioni sul raggruppamento effettuato
km

#Si calcola la misura di non omogeneità statistica
km$betweenss/km$totss

#Si calcola la misura di non omogeneità totale
km$totss

#Si calcola la somma delle within
km$tot.withinss

#Si calcola la between
km$betweenss